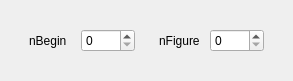
<?xml version="1.0" encoding="UTF-8"?>
<ui version="4.0">
 <class>FormDrawSeveralWaves</class>
 <widget class="QWidget" name="FormDrawSeveralWaves">
  <property name="geometry">
   <rect>
    <x>0</x>
    <y>0</y>
    <width>293</width>
    <height>78</height>
   </rect>
  </property>
  <property name="windowTitle">
   <string>Form</string>
  </property>
  <layout class="QHBoxLayout" name="horizontalLayout_2">
   <item>
    <widget class="QWidget" name="widget_3" native="true">
     <layout class="QHBoxLayout" name="horizontalLayout_3">
      <item>
       <widget class="QWidget" name="widget" native="true">
        <layout class="QHBoxLayout" name="horizontalLayout">
         <item>
          <widget class="QLabel" name="label">
           <property name="text">
            <string>nBegin</string>
           </property>
          </widget>
         </item>
         <item>
          <widget class="QSpinBox" name="spinBoxNBegin">
           <property name="maximum">
            <number>9999</number>
           </property>
          </widget>
         </item>
        </layout>
       </widget>
      </item>
      <item>
       <widget class="QWidget" name="widget_2" native="true">
        <layout class="QHBoxLayout" name="horizontalLayout_4">
         <item>
          <widget class="QLabel" name="label_2">
           <property name="text">
            <string>nFigure</string>
           </property>
          </widget>
         </item>
         <item>
          <widget class="QSpinBox" name="spinBoxNFigure">
           <property name="maximum">
            <number>9999</number>
           </property>
          </widget>
         </item>
        </layout>
       </widget>
      </item>
     </layout>
    </widget>
   </item>
  </layout>
 </widget>
 <resources/>
 <connections/>
</ui>
